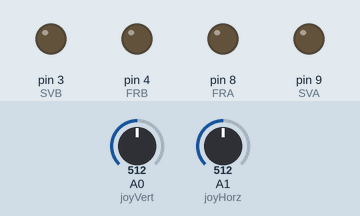
Bench run of a sketch on a simulated Arduino Uno, built with avr-gcc and run on an emulated ATmega328P. Shown: output pins drawn as LEDs (lit = HIGH). Inputs (shaded band) come from the test bench; at power-on: A0 (joyVert) = 512, A1 (joyHorz) = 512.

Above: at 1.2 s.
1.3 s: A0 (joyVert) set to 473
2.8 s: A0 (joyVert) set to 459
At 4.0 s:
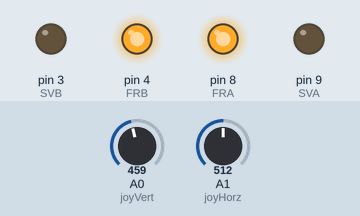
4.3 s: A1 (joyHorz) set to 450
At 5.5 s:
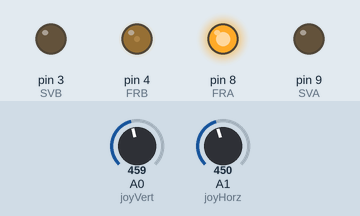
5.8 s: A1 (joyHorz) set to 470
At 6.2 s:
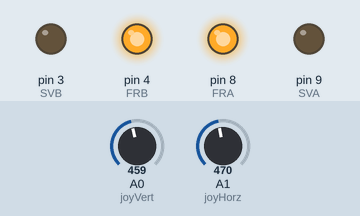
7.3 s: A1 (joyHorz) set to 551
8.8 s: A1 (joyHorz) set to 583
At 10.1 s:
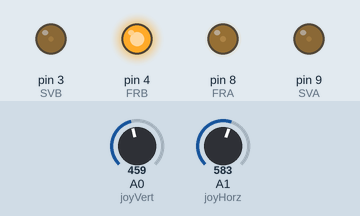
Timing chart, 0 to 11.3 s (numbered marks = the images above; inputs shaded):
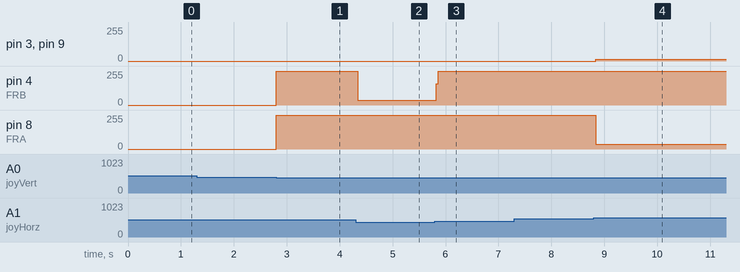

The sketch:

Crawler_Rev_27.ino
```cpp
// LARGE CRAWLER TEST MINI JOYSTICK ONLY
// This one is an attempt to stop motor trip, Black wire hooked back into Arduino, GND looped to EN on motor controller.

// Motor A (Left Motor)
int GNDA = 7; // Motor controller GND (Black wire)
int SVA = 9; // Motor controller SV (white wire)
int FRA = 8; // Motor controller F/R (red wire)

// Motor B (Right Motor)
int GNDB = 5; // Motor controller GND (Black wire)
int SVB = 3; // Motor controller SV (white wire)
int FRB = 4; // Motor controller F/R (red wire)

// Joystick Input
int joyVert = A0; // Vertical
int joyHorz = A1; // Horizontal

// Motor Speed Value - Start at zero
int MotorSpeed = 0;

// Joystick Values - Start at 512 (middle position)
int joyposVert = 512;
int joyposHorz = 512;

void setup()
{
  // Set all the motor control pins to outputs
  pinMode(GNDA, OUTPUT); // Motor controller A GND (Left Motor - Black wire)
  pinMode(GNDB, OUTPUT); // Motor controller B GND (Right Motor - Black wire)
  pinMode(SVA, OUTPUT); // Motor controller A SV (Left Motor - white wire)
  pinMode(SVB, OUTPUT); // Motor controller B SV (Right Motor - white wire)
  pinMode(FRA, OUTPUT); // Motor controller A F/R (Left Motor - red wire)
  pinMode(FRB, OUTPUT); // Motor controller B F/R (Right Motor - red wire)

 // Start with motors enabled and direction forward
 // Switch on both motor controllers
  digitalWrite(GNDA, LOW);
  digitalWrite(GNDB, LOW);
  // Motor A (Left Motor)
  digitalWrite(FRA, LOW);
  // Motor B (Right Motor)
  digitalWrite(FRB, LOW);
}

void loop() {

  // Read the Joystick Vert
  joyposVert = analogRead(joyVert);
  // Determine if this is a forward or backward motion & Apply results to MotorSpeed

  if (joyposVert < 460) // This is Backward
  {
    // Switch on both Motor Controllers
    digitalWrite(GNDA, LOW);
    digitalWrite(GNDB, LOW);
    // Set Motor A (Left Motor) backward
    digitalWrite(FRA, HIGH); // Motor controller A F/R (red wire)
    // Set Motor B (Right Motor) backward
    digitalWrite(FRB, HIGH); // Motor controller B F/R (red wire)

    //Determine Motor Speeds
    MotorSpeed = map(joyposVert, 460, 0, 0, 255);
    // Send the motor speed to both motor controllers.
    analogWrite(SVA, MotorSpeed);
    analogWrite(SVB, MotorSpeed);
  }
  else if (joyposVert > 564)
  {
    // This is Forward
    // Switch on both Motor Controllers
    digitalWrite(GNDA, LOW);
    digitalWrite(GNDB, LOW);
    // Set Motor A (Left Motor) forward
    digitalWrite(FRA, LOW);
    // Set Motor B (Right Motor) forward
    digitalWrite(FRB, LOW);

    //Determine Motor Speed
    MotorSpeed = map(joyposVert, 550, 1023, 0, 255);
    // Send the motor speed to both motor controllers.
    analogWrite(SVA, MotorSpeed);
    analogWrite(SVB, MotorSpeed);
  }

  // Now do the steering - Read The Horizontal Axis
  joyposHorz = analogRead(joyHorz);
  // Determine if this is a forward or backward motion & Apply results to MotorSpeed

  if (joyposHorz < 460)
  {
    // Move Left
    // Switch on both Motor Controllers
    digitalWrite(GNDA, LOW);
    digitalWrite(GNDB, LOW);
    // Set Motor A (Left Motor) BACKWARD
    digitalWrite(FRA, HIGH);
    // Set Motor B (Right Motor) FORWARD
    digitalWrite(FRB, LOW);

    //Determine Motorspeed
    MotorSpeed = map(joyposHorz, 460, 0, 0, 255);

    // Send the motor speed to both motor controllers.
    analogWrite(SVA, MotorSpeed);
    analogWrite(SVB, MotorSpeed);
  }
  else if (joyposHorz > 564)
  {
    // Move Right
    // Switch on both Motor Controllers
    digitalWrite(GNDA, LOW);
    digitalWrite(GNDB, LOW);
     // Set Motor A (Left Motor) forward
    digitalWrite(FRA, LOW);
    // Set Motor B (Right Motor) forward
    digitalWrite(FRB, HIGH);
    // Determine Motor speed
    MotorSpeed = map(joyposHorz, 550, 1023, 0, 255);

    // Send the motor speed to both motor controllers.
    analogWrite(SVA, MotorSpeed);
    analogWrite(SVB, MotorSpeed);
  }
  else
  {
    // This is Stopped
    MotorSpeed = 0;
  }
    // Adjust to prevent "buzzing" at very low speed
  if (MotorSpeed < 10)MotorSpeed = 0;
    // Don't exceed range of 0-255 for motor speeds
  if (MotorSpeed > 255)MotorSpeed = 255;
  if (MotorSpeed < 0)MotorSpeed = 0;

  // Send the motor speed to both motor controllers.
  //analogWrite(SVA, MotorSpeed);
  //analogWrite(SVB, MotorSpeed);

 delay (1);
}
```

Crawler_Rev_0.ino
```cpp
//Crawler Rev_0

#include <PS2X_lib.h>
```

Measured:
- the behaviour switches between 460 and 459 on A0 (joyVert) (found by bisection; images 0 and 1)
- the behaviour switches between 564 and 565 on A1 (joyHorz) (found by bisection; images 3 and 4)
- after the input at 1.3 s, every drawn part: stays the same
- after the input at 2.8 s, pin 4 (FRB), pin 8 (FRA): 0/255 → 255/255 at once
- after the input at 4.3 s, pin 4 (FRB): 255/255 → 35/255 at once
- after the input at 5.8 s, pin 4 (FRB): 35/255 → 255/255 at once
- after the input at 7.3 s, every drawn part: stays the same
- after the input at 8.8 s, pin 3 (SVB), pin 9 (SVA): 0/255 → 15/255 at once; pin 8 (FRA): 255/255 → 35/255 at once
